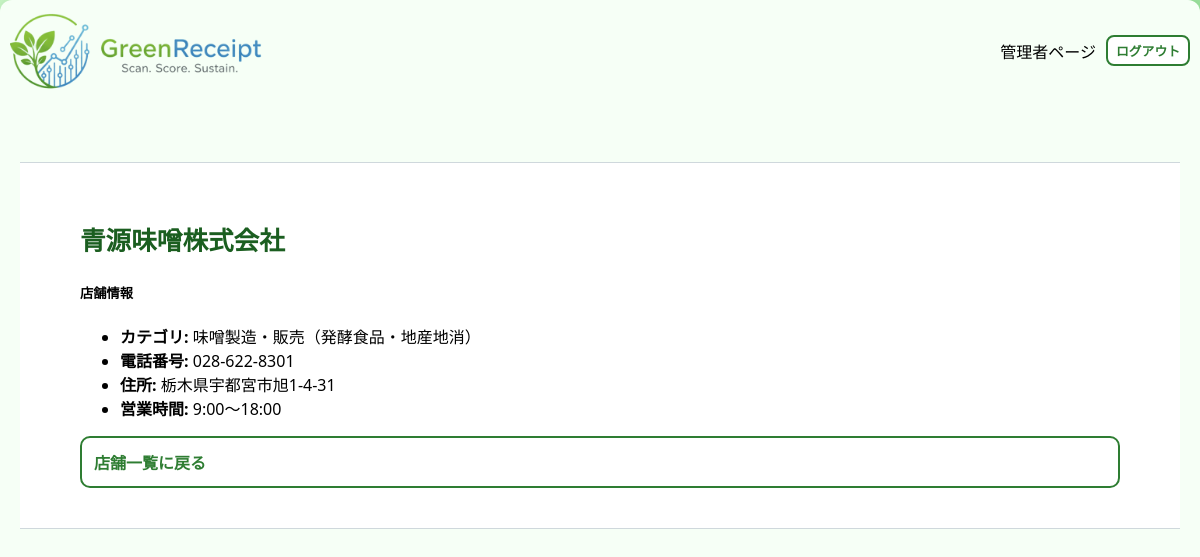
Screenshot of /staff/stores/1/ (signed in) with the database file from the repository.
### core/models.py (models this page shows, shortened)
class Store(models.Model):
    store_id = models.AutoField(primary_key=True, verbose_name='店舗ID')
    store_name = models.CharField(max_length=64, verbose_name='店舗名')
    category = models.CharField(max_length=64, verbose_name='カテゴリ')
    tel = models.CharField(max_length=32, blank=True, verbose_name='電話番号')
    address = models.CharField(max_length=255, verbose_name='住所')
    open_hours = models.CharField(max_length=20, verbose_name='営業時間')
    lat = models.FloatField(verbose_name='緯度', default=0.0)
    lng = models.FloatField(verbose_name='経度', default=0.0)
    class Meta:
        verbose_name = '加盟店'
        verbose_name_plural = '加盟店'

### core/views.py (the view)
# urls.py: path("staff/stores/<int:store_id>/", views.store_detail, name="store_detail"),
@staff_member_required
def store_detail(request, store_id):
    store = get_object_or_404(Store, store_id=store_id)
    context = {
        'store': store
    }
    return render(request, 'admin/store_detail.html', context)

### core/templates/admin/store_detail.html (shortened to what this page needs)
{% extends 'admin/admin_base.html' %}
{% block content %}
  <main class="dashboard-main">
    <div class="dashboard-container">
      <h1>{{ store.store_name }}</h1>
      <div class="card">
        <div class="card-body">
          <h5 class="card-title">店舗情報</h5>
          <ul class="list-group list-group-flush">
            <li class="list-group-item"><strong>カテゴリ:</strong> {{ store.category }}</li>
            <li class="list-group-item"><strong>電話番号:</strong> {{ store.tel }}</li>
            <li class="list-group-item"><strong>住所:</strong> {{ store.address }}</li>
            <li class="list-group-item"><strong>営業時間:</strong> {{ store.open_hours }}</li>
          </ul>
        </div>
      </div>
      <a href="{% url 'core:store_list' %}" class="btn btn-primary mt-3">店舗一覧に戻る</a>
    </div>
  </main>
{% endblock %}

### core/static/css/style.css (style rules this page uses)
* { box-sizing: border-box; }
html, body { height: 100%; width: 100%; margin: 0; padding: 0; overflow-x: hidden; }
body { font-family: "Segoe UI", "メイリオ", sans-serif; text-align: center; min-height: 100vh; display: block; }
@media (min-width: 768px) { html, body { background: linear-gradient(to right, #c8f7c5, #9be39d); } }
button, .btn { display: inline-block; background: #fff; color: #2e7d32; border: 2px solid #2e7d32; border-radius: 8px; font-weight: bold; cursor: pointer; transition: .2s; }
.btn { width: 100%; padding: 12px; border-radius: 10px; text-decoration: none; }
:root { --nav-h: 64px; }
main { display: flex; flex-direction: column; align-items: center; justify-content: center; width: 100%; height: 100%; padding: 20px; }
.container, .wrapper, main, form { max-width: 100%; }
main.dashboard-main { justify-content: flex-start; align-items: stretch; padding: 40px 0 80px 0; }
.dashboard-container { width: 100%; background: #fff; border-radius: 0; padding: 40px 60px; margin: 0; border-top: 1px solid #cfd8dc; border-bottom: 1px solid #cfd8dc; }
.dashboard-container h1 { font-size: 1.6rem; font-weight: 700; color: #1b5e20; margin-bottom: 25px; text-align: left; }
main.dashboard-main, main.inquiry-main { justify-content: flex-start; align-items: stretch; padding: 40px 0 80px 0; text-align: left; }
.dashboard-container, .inquiry-detail { width: 100%; max-width: none; margin: 0; border-radius: 0; box-shadow: none; background: #ffffff; padding: 40px 60px; border-top: 1px solid #cfd8dc; border-bottom: 1px solid #cfd8dc; }

### rows the page displays
Store: store_name "青源味噌株式会社", category "味噌製造・販売（発酵食品・地産地消）", tel "028-622-8301", address "栃木県宇都宮市旭1-4-31", open_hours "9:00〜18:00"
